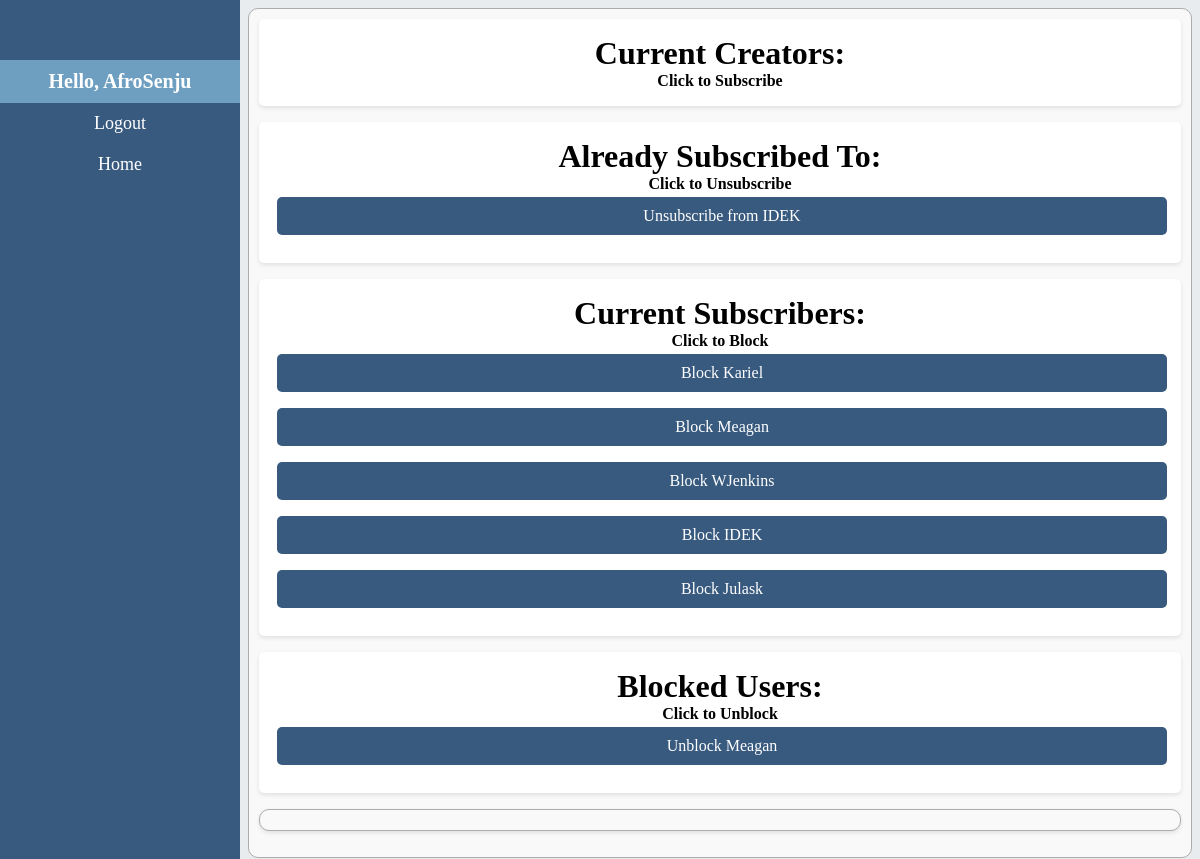
Before: /subscribe (signed in) with the older database file.
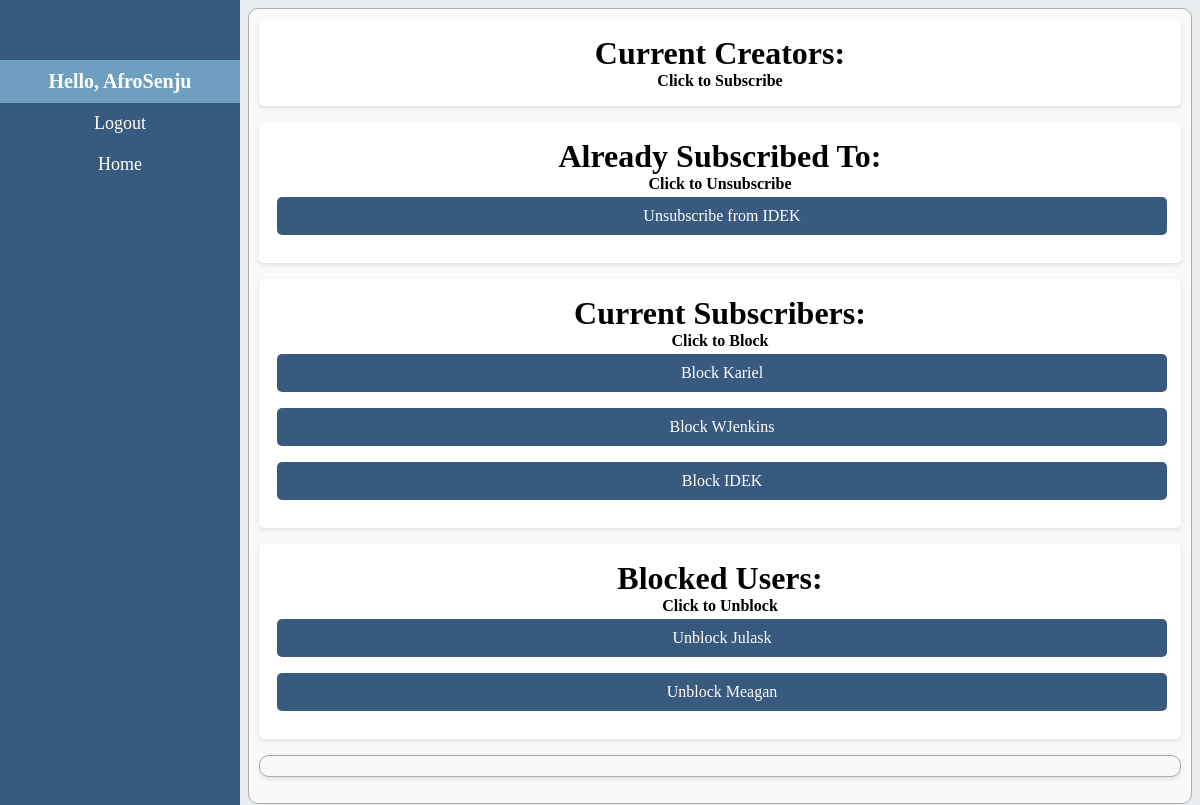
After: the same page with the newer database file.
### app/models.py (models this page shows, shortened)
class Subscription(models.Model):
    subscriber = models.ForeignKey(User, on_delete = models.CASCADE, related_name='subscriptions')
    subscribed_to = models.ForeignKey(YouTuber, on_delete = models.CASCADE)

class Blocked_Subscriber(models.Model):
    subscriber = models.ForeignKey(User, on_delete = models.CASCADE)
    subscribed_to = models.ForeignKey(YouTuber, on_delete = models.CASCADE)

### app/views.py (the view, shortened to what this page needs)
# urls.py: path('subscribe', subscribe_to_new_user_view, name = 'subscribe'),
@login_required(login_url='user_login')
def subscribe_to_new_user_view(request):
    users_who_blocked_user = [user.subscribed_to for user in view_all_blocked(User.objects.get(username = request.user))]
    users_who_blocked_user = [User.objects.get(username = user) for user in users_who_blocked_user]
    youTuber_list = [user.creator for user in view_all_youTubers() if user.creator != request.user and user.creator not in users_who_blocked_user]
    already_subscribed = [user.subscribed_to.creator for user in filter_all_subscriptions(request.user)]
    available_list = [user for user in youTuber_list if user not in already_subscribed]
    subscribers = [user for user in find_all_subscribers(request.user)]
    role_object = UserProfile.objects.get(user__username = request.user)
    role = role_object.role.name
    try:
        blocked_users = filter_blocked_users(YouTuber.objects.get(creator__username = request.user))
    except:
        blocked_users = []
    return render(request, 'subscribe_new.html', {'youTubers':available_list, 'already_subscribed':already_subscribed, 'subscribers':subscribers, 'blocked_users':blocked_users, 'role':role})

### app/models.py (called while the page is built)
def view_all_youTubers():
    return YouTuber.objects.all()

def view_all_blocked(user):
    return Blocked_Subscriber.objects.filter(subscriber = user)

def filter_all_subscriptions(user):
    return Subscription.objects.filter(subscriber = user)

def find_all_subscribers(creator):
    try:
        creator = YouTuber.objects.get(creator = creator)
        return Subscription.objects.filter(subscribed_to = creator)
    except:
        return []

def filter_blocked_users(user):
    try:
        return Blocked_Subscriber.objects.filter(subscribed_to = user)
    except:
        return []

### app/templates/subscribe_new.html (shortened to what this page needs)
{% extends "dashboard.html" %}
{% block title %}
<div class="full-width-container">
    <div class = 'blog'>
        <h1>Current Creators:</h1>
        <h4>Click to Subscribe</h4>
    </div>
    <div class = 'blog'>
        <h1>Already Subscribed To:</h1>
        <h4>Click to Unsubscribe</h4>
        <form method="post">
            {% for subscription in already_subscribed %}
                <p>
                    <button class="action-button" type="submit" name="unsubscribe_username" value="{{ subscription.username }}">
                        Unsubscribe from {{ subscription.username }}
                    </button>
                </p>
            {% endfor %}
        </form>
    </div>
    {% if role == 'Admin' %}
        {% if subscribers %}
        <div class = 'blog'>
            <form method="post">
                <h1>Current Subscribers:</h1>
                <h4>Click to Block</h4>
                {% for subscriber in subscribers %}
                    <p>
                        <button class="action-button" type="submit" name="block" value="{{ subscriber.subscriber.username }}">
                            Block {{ subscriber.subscriber.username }}
                        </button>
                    </p>
                {% endfor %}
            </form>
        </div>
        {% endif %}
        {% if blocked_users %}
            <div class = 'blog'>
                <h1>Blocked Users:</h1>
                <h4>Click to Unblock</h4>
                <form method="post">
                    {% for user in blocked_users %}
                        <p>
                            <button class="action-button" type="submit" name="unblock" value="{{ user.subscriber.username }}">
                                Unblock {{ user.subscriber.username }}
                            </button>
                        </p>
                    {% endfor %}
                </form>
            </div>
        {% endif %}
    {% endif %}
    <div id="messages">
    </div>
</div>
{% endblock title %}

Changed rows visible on the page:
removed Subscription: subscriber.username "Meagan"
removed Subscription: subscriber.username "Julask"
added Blocked_Subscriber: subscriber.username "Julask"
